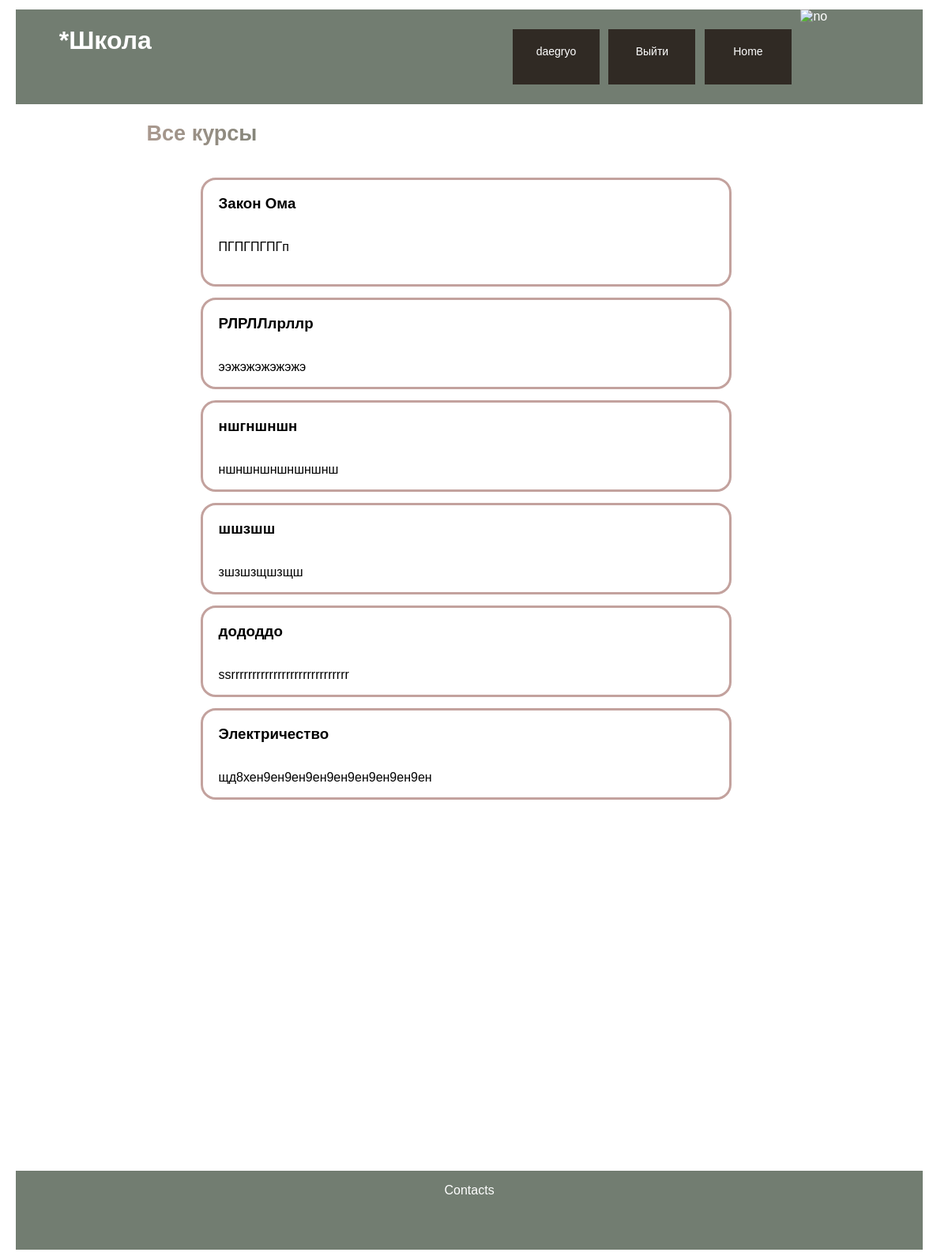
/home/all-courses (signed in), run on the app's committed database.
### data/users.py (models this page shows, shortened)
class User(SqlAlchemyBase, UserMixin):
    __tablename__ = 'users'
    id = sqlalchemy.Column(sqlalchemy.Integer,
                           primary_key=True, autoincrement=True)
    name = sqlalchemy.Column(sqlalchemy.String, nullable=True)
    about = sqlalchemy.Column(sqlalchemy.String, nullable=True)
    email = sqlalchemy.Column(sqlalchemy.String,
                              index=True, unique=True, nullable=True)
    hashed_password = sqlalchemy.Column(sqlalchemy.String, nullable=True)
    created_date = sqlalchemy.Column(sqlalchemy.DateTime,
                                     default=datetime.datetime.now)
    photo = sqlalchemy.Column(sqlalchemy.String, default='default.jpg')
    user_course = orm.relationship("UserCourse", back_populates='user')

### data/courses.py (models this page shows)
class Course(SqlAlchemyBase):
    __tablename__ = 'courses'
    id = sqlalchemy.Column(sqlalchemy.Integer,
                           primary_key=True, autoincrement=True)
    title = sqlalchemy.Column(sqlalchemy.String, nullable=True)
    content = sqlalchemy.Column(sqlalchemy.String, nullable=True)
    created_date = sqlalchemy.Column(sqlalchemy.DateTime,
                                     default=datetime.datetime.now)
    user_course = orm.relationship("UserCourse", back_populates='course')

### main.py (the view)
@app.route('/home/all-courses')
def all_courses():
    db_sess = db_session.create_session()
    all_courses = db_sess.query(Course).all()
    return render_template('all_courses.html', course=all_courses)

### data/db_session.py (called while the page is built)
def create_session() -> Session:
    global __factory
    return __factory()

### main.py (called while the page is built)
@login_manager.user_loader
def load_user(user_id):
    db_sess = db_session.create_session()
    return db_sess.query(User).get(user_id)

### templates/all_courses.html
{% extends "base.html" %}
{% block content %}
<h2 class="gradient">Все курсы</h2>
<div class="all-courses">
{% for el in course %}
    <div class="all-onecourse">
<h3><a class="all-onecourse-a" href="#">{{ el.title }}</a></h3>
        <p><a class="all-onecourse-a" href="#"> {{ el.content[:30] }}</a></p>
    </div>
{% endfor %}
    </div>
{% endblock %}

### templates/base.html (shortened to what this page needs)
<!DOCTYPE html>
<html lang="en">
<head>
        <link rel="stylesheet" href="../../../static/styles.css">
</head>
<body>
    <div class="head">
        <h1 class="name">*Школа</h1>
        {% if current_user.is_authenticated %}
            <a class="button" href="/home/personal-class/<{{ current_user.email }}>">{{ current_user.name }}</a>
            <a class="button" href="/logout">Выйти</a>
            <a href="/home" class="button">Home</a>
            <img class="avatar" src="../../../static/avatars/{{ current_user.photo }}" alt="no">
    {% else %}
            <a href="/login" class="button">Log In</a>
            <a href="/login/registration" class="button">Register</a>
            <a href="/home" class="button">Home</a>
    {% endif %}
        </div>
</body>
<main role="main" class="container">
    {% block content %}{% endblock %}
</main>
<footer>
    <div class="footer">
            <p>
                Contacts
            </p>
    </div>
</footer>
</html>

### static/styles.css (style rules this page uses)
.head { display: flex; flex-direction: row; flex-wrap: wrap; justify-content: center; margin-left: 1%; margin-right: 1%; margin-top: 1%; background-color: rgb(114,125,113); font-family: Verdana, Helvetica, Arial, sans-serif; width: 97%; height: 120px; padding-buttom: 1%; color: #FFFFFF; }
.head img { width: 100px; height: 100px; }
.name { display: inline-block; width: 50%; margin-buttom: 100%; font-family: Verdana, Helvetica, Arial, sans-serif; }
.button { position: relative; background-color: #302a24; border: none; font-size: 14px; color: #FFFFFF; padding: 20px; width: 70px; height: 30px; text-align: center; transition-duration: 0.4s; text-decoration: none; overflow: hidden; cursor: pointer; margin-right: 1%; align-self: center; }
.footer { margin-left: 1%; margin-right: 1%; margin-top: 40%; text-align: center; display: inline-block; background-color: rgb(114,125,113); color: #FFFFFF; font-family: Verdana, Helvetica, Arial, sans-serif; width: 97%; height: 100px; }
.gradient { font-size: 27px; font-weight: 600; background-image: linear-gradient(to left, #4d685a, #aa998f); color: transparent; background-clip: text; -webkit-background-clip: text; display: inline-block; width: 30%; margin-left: 15%; font-family: Verdana, Helvetica, Arial, sans-serif; }
.all-courses { margin-left: 21%; margin-right: 21%; display: flex; flex-direction: column; flex-wrap: wrap; flex-start; justify-content: center; }
.all-onecourse { display: flex; flex-direction: column; flex-wrap: wrap; justify-content: flex-start ; outline: solid rgb(195,162,158); border-radius: 1rem; margin-right: 3%; margin-top: 3%; font-family: Verdana, Helvetica, Arial, sans-serif; }
.all-onecourse h3 { margin-left: 3%; }
.all-onecourse p { margin-left: 3%; }
.all-onecourse-a { text-decoration:none; color: black; }

### data on the page
User: name "daegryo"
Course: title "Закон Ома", content "ПГПГПГПГп"
Course: title "РЛРЛЛлрллр", content "ээжэжэжэжэжэ"
Course: title "ншгншншн", content "ншншншншншншнш"
Course: title "шшзшш", content "зшзшзщшзщш"
Course: title "дододдо", content "ssrrrrrrrrrrrrrrrrrrrrrrrrrrrr"
Course: title "Электричество", content "щд8хен9ен9ен9ен9ен9ен9ен9ен9ен"
